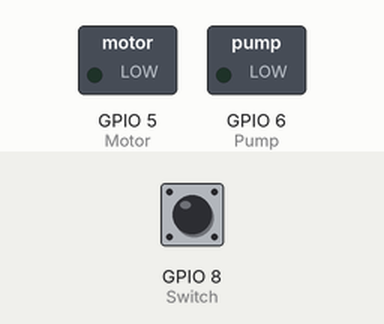
Recording of a sketch running on a simulated ESP8266 (NodeMCU). Parts: switched loads named in the sketch (green lamp = pin HIGH). Inputs (shaded band) come from the test bench; at power-on: GPIO 8 (Switch) LOW. WiFi joins after 1.5 s; servers stay silent unless stated; the Firebase database answers and starts empty; what the sketch prints to the serial monitor is not drawn.

Above: at 0.1 s.
At 1.7 s:
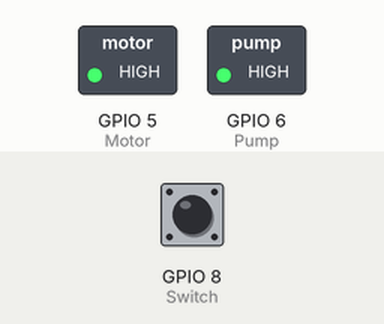
Timing chart, 0 to 3.2 s (numbered marks = the images above):
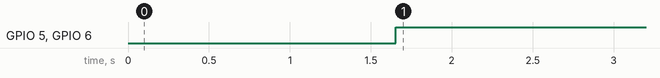

The sketch:

firebase.ino
```cpp
#include <Arduino.h>
#if defined(ESP32)
  #include <WiFi.h>
#elif defined(ESP8266)
  #include <ESP8266WiFi.h>
#endif
#include <Firebase_ESP_Client.h>
//Provide the token generation process info.
#include "addons/TokenHelper.h"
//Provide the RTDB payload printing info and other helper functions.
#include "addons/RTDBHelper.h"

#include <DFRobot_DHT11.h>
DFRobot_DHT11 DHT;
#define DHT11_PIN 10
// Insert your network credentials
#define WIFI_SSID "SHAURYA" //OnePlus Nord CE 2
#define WIFI_PASSWORD "shaurya@12" //qpqpwowo

// Insert Firebase project API Key
#define API_KEY "AIzaSyCvJki3BGbZLjytyG8Qpcn4PUkLKOIlh8s"

// Insert RTDB URLefine the RTDB URL */
#define DATABASE_URL "https://tryproject-2f59e-default-rtdb.firebaseio.com/"

#define Switch 8
#define Motor 5
#define Pump 6

//Define Firebase Data object
FirebaseData fbdo1;
FirebaseData fbdo2;

FirebaseAuth auth;
FirebaseConfig config;

unsigned long sendDataPrevMillis = 0;
int count = 0;
int fanValue;
int pumpValue;
int switchValue;
bool signupOK = false;

int humi, temp;

void setup(){
  pinMode(Motor,OUTPUT);
  pinMode(Pump,OUTPUT);
  pinMode(Switch, INPUT);
  Serial.begin(115200);
  WiFi.begin(WIFI_SSID, WIFI_PASSWORD);
  Serial.print("Connecting to Wi-Fi");
  while (WiFi.status() != WL_CONNECTED){
    Serial.print(".");
    delay(300);
  }
  Serial.println();
  Serial.print("Connected with IP: ");
  Serial.print(WiFi.localIP());


  Serial.println();
  config.api_key = API_KEY;
  config.database_url = DATABASE_URL;

  /* Sign up */
  if (Firebase.signUp(&config, &auth, "", "")){
    Serial.println("ok");
    signupOK = true;
  }
  else{
    Serial.printf("%s\n", config.signer.signupError.message.c_str());
  }

  /* Assign the callback function for the long running token generation task */
  config.token_status_callback = tokenStatusCallback; //see addons/TokenHelper.h

  Firebase.begin(&config, &auth);
  Firebase.reconnectWiFi(true);
}

void runCooler(){
  if ((humi>=70 && temp >= 32) || (humi<=70 && humi >= 60 && temp <= 32 && temp >= 28 ) || (humi<=70 && humi >= 60 && temp >= 32 ) || (humi<=60 && temp <= 32 && temp >= 28 ) ){
    digitalWrite(Motor, LOW);
    digitalWrite(Pump,LOW);
    }
  else if ((temp <= 28 && humi <= 60) || (temp <= 28 && ( humi>60 || humi <= 70))){
      digitalWrite(Motor,HIGH);
      digitalWrite(Pump,HIGH);
    }
  else if ((temp<=28 && humi>=70)|| (temp<=32 & temp>=28 && humi>70)){
      digitalWrite(Motor,LOW);
      digitalWrite(Pump,HIGH);
      }
}

void loop(){

  switchValue = digitalRead(Switch);
  int appSwitch;
  if (Firebase.RTDB.getInt(&fbdo1, "/Component/Switch/")) {
    if (fbdo1.dataType() == "int") {
      appSwitch = fbdo1.intData();
      Serial.println(appSwitch);
      if (appSwitch == 1){
        runCooler();
      }
      else {
        digitalWrite(Motor,HIGH);
        digitalWrite(Pump,HIGH);
      }
    }
  }

  else if ( switchValue = 1){
    runCooler();
  }
  else{
    digitalWrite(Motor,HIGH);
    digitalWrite(Pump,HIGH);
  }
}
```

Measured:
- by itself, GPIO 5 (Motor), GPIO 6 (Pump): LOW → HIGH at 1.7 s
